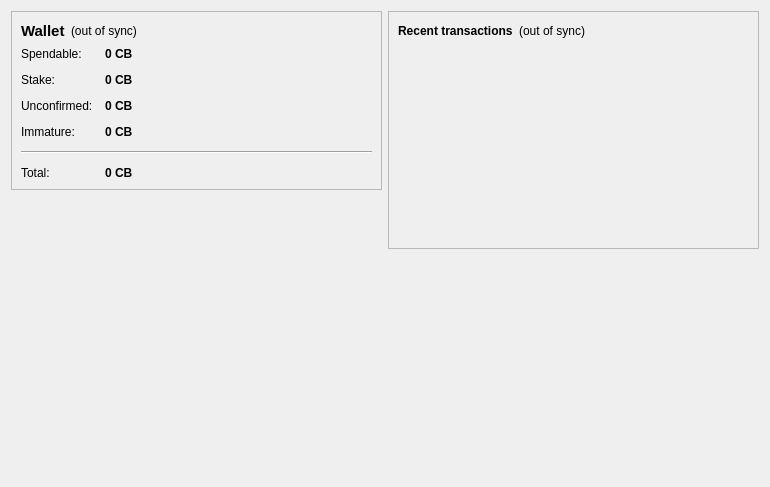
<?xml version="1.0" encoding="UTF-8"?>
<ui version="4.0">
 <class>OverviewPage</class>
 <widget class="QWidget" name="OverviewPage">
  <property name="geometry">
   <rect>
    <x>0</x>
    <y>0</y>
    <width>770</width>
    <height>487</height>
   </rect>
  </property>
  <property name="windowTitle">
   <string>Form</string>
  </property>
  <layout class="QHBoxLayout" name="horizontalLayout" stretch="1,1">
   <item>
    <layout class="QVBoxLayout" name="verticalLayout_2">
     <item>
      <widget class="QFrame" name="frame">
       <property name="frameShape">
        <enum>QFrame::StyledPanel</enum>
       </property>
       <property name="frameShadow">
        <enum>QFrame::Raised</enum>
       </property>
       <layout class="QVBoxLayout" name="verticalLayout_4">
        <item>
         <layout class="QHBoxLayout" name="horizontalLayout_4">
          <item>
           <widget class="QLabel" name="label_5">
            <property name="font">
             <font>
              <pointsize>11</pointsize>
              <weight>75</weight>
              <bold>true</bold>
             </font>
            </property>
            <property name="text">
             <string>Wallet</string>
            </property>
           </widget>
          </item>
          <item>
           <widget class="QLabel" name="labelWalletStatus">
            <property name="toolTip">
             <string>The displayed information may be out of date. Your wallet automatically synchronizes with the Cryptobyte network after a connection is established, but this process has not completed yet.</string>
            </property>
            <property name="styleSheet">
             <string notr="true"/>
            </property>
            <property name="text">
             <string notr="true">(out of sync)</string>
            </property>
            <property name="alignment">
             <set>Qt::AlignLeading|Qt::AlignLeft|Qt::AlignVCenter</set>
            </property>
           </widget>
          </item>
          <item>
           <spacer name="horizontalSpacer_2">
            <property name="orientation">
             <enum>Qt::Horizontal</enum>
            </property>
            <property name="sizeHint" stdset="0">
             <size>
              <width>40</width>
              <height>20</height>
             </size>
            </property>
           </spacer>
          </item>
         </layout>
        </item>
        <item>
         <layout class="QFormLayout" name="formLayout_2">
          <property name="fieldGrowthPolicy">
           <enum>QFormLayout::AllNonFixedFieldsGrow</enum>
          </property>
          <property name="horizontalSpacing">
           <number>12</number>
          </property>
          <property name="verticalSpacing">
           <number>12</number>
          </property>
          <item row="0" column="0">
           <widget class="QLabel" name="label">
            <property name="text">
             <string>Spendable:</string>
            </property>
           </widget>
          </item>
          <item row="0" column="1">
           <widget class="QLabel" name="labelBalance">
            <property name="font">
             <font>
              <weight>75</weight>
              <bold>true</bold>
             </font>
            </property>
            <property name="cursor">
             <cursorShape>IBeamCursor</cursorShape>
            </property>
            <property name="toolTip">
             <string>Your current spendable balance</string>
            </property>
            <property name="text">
             <string notr="true">0 CB</string>
            </property>
            <property name="textInteractionFlags">
             <set>Qt::LinksAccessibleByMouse|Qt::TextSelectableByKeyboard|Qt::TextSelectableByMouse</set>
            </property>
           </widget>
          </item>
          <item row="1" column="0">
           <widget class="QLabel" name="label_6">
            <property name="text">
             <string>Stake:</string>
            </property>
           </widget>
          </item>
          <item row="1" column="1">
           <widget class="QLabel" name="labelStake">
            <property name="font">
             <font>
              <weight>75</weight>
              <bold>true</bold>
             </font>
            </property>
            <property name="cursor">
             <cursorShape>IBeamCursor</cursorShape>
            </property>
            <property name="toolTip">
             <string>Total of coins that was staked, and do not yet count toward the current balance</string>
            </property>
            <property name="text">
             <string notr="true">0 CB</string>
            </property>
            <property name="textInteractionFlags">
             <set>Qt::LinksAccessibleByMouse|Qt::TextSelectableByKeyboard|Qt::TextSelectableByMouse</set>
            </property>
           </widget>
          </item>
          <item row="2" column="0">
           <widget class="QLabel" name="label_3">
            <property name="text">
             <string>Unconfirmed:</string>
            </property>
           </widget>
          </item>
          <item row="2" column="1">
           <widget class="QLabel" name="labelUnconfirmed">
            <property name="font">
             <font>
              <weight>75</weight>
              <bold>true</bold>
             </font>
            </property>
            <property name="cursor">
             <cursorShape>IBeamCursor</cursorShape>
            </property>
            <property name="toolTip">
             <string>Total of transactions that have yet to be confirmed, and do not yet count toward the current balance</string>
            </property>
            <property name="text">
             <string notr="true">0 CB</string>
            </property>
            <property name="textInteractionFlags">
             <set>Qt::LinksAccessibleByMouse|Qt::TextSelectableByKeyboard|Qt::TextSelectableByMouse</set>
            </property>
           </widget>
          </item>
          <item row="3" column="0">
           <widget class="QLabel" name="labelImmatureText">
            <property name="text">
             <string>Immature:</string>
            </property>
           </widget>
          </item>
          <item row="3" column="1">
           <widget class="QLabel" name="labelImmature">
            <property name="font">
             <font>
              <weight>75</weight>
              <bold>true</bold>
             </font>
            </property>
            <property name="toolTip">
             <string>Mined balance that has not yet matured</string>
            </property>
            <property name="text">
             <string notr="true">0 CB</string>
            </property>
            <property name="textInteractionFlags">
             <set>Qt::LinksAccessibleByMouse|Qt::TextSelectableByKeyboard|Qt::TextSelectableByMouse</set>
            </property>
           </widget>
          </item>
          <item row="4" column="0" colspan="2">
           <widget class="Line" name="line">
            <property name="orientation">
             <enum>Qt::Horizontal</enum>
            </property>
           </widget>
          </item>
          <item row="5" column="0">
           <widget class="QLabel" name="labelTotalText">
            <property name="text">
             <string>Total:</string>
            </property>
           </widget>
          </item>
          <item row="5" column="1">
           <widget class="QLabel" name="labelTotal">
            <property name="font">
             <font>
              <weight>75</weight>
              <bold>true</bold>
             </font>
            </property>
            <property name="cursor">
             <cursorShape>IBeamCursor</cursorShape>
            </property>
            <property name="toolTip">
             <string>Your current total balance</string>
            </property>
            <property name="text">
             <string notr="true">0 CB</string>
            </property>
            <property name="textInteractionFlags">
             <set>Qt::LinksAccessibleByMouse|Qt::TextSelectableByKeyboard|Qt::TextSelectableByMouse</set>
            </property>
           </widget>
          </item>
         </layout>
        </item>
       </layout>
      </widget>
     </item>
     <item>
      <spacer name="verticalSpacer">
       <property name="orientation">
        <enum>Qt::Vertical</enum>
       </property>
       <property name="sizeHint" stdset="0">
        <size>
         <width>20</width>
         <height>40</height>
        </size>
       </property>
      </spacer>
     </item>
     <item>
      <widget class="QLabel" name="label_2">
       <property name="autoFillBackground">
        <bool>true</bool>
       </property>
       <property name="text">
        <string/>
       </property>
       <property name="pixmap">
        <pixmap resource="../bitcoin.qrc">:/icons/mainlogo</pixmap>
       </property>
       <property name="scaledContents">
        <bool>false</bool>
       </property>
       <property name="margin">
        <number>0</number>
       </property>
      </widget>
     </item>
    </layout>
   </item>
   <item>
    <layout class="QVBoxLayout" name="verticalLayout_3">
     <item>
      <widget class="QFrame" name="frame_2">
       <property name="frameShape">
        <enum>QFrame::StyledPanel</enum>
       </property>
       <property name="frameShadow">
        <enum>QFrame::Raised</enum>
       </property>
       <layout class="QVBoxLayout" name="verticalLayout">
        <item>
         <layout class="QHBoxLayout" name="horizontalLayout_2">
          <item>
           <widget class="QLabel" name="label_4">
            <property name="text">
             <string>&lt;b&gt;Recent transactions&lt;/b&gt;</string>
            </property>
           </widget>
          </item>
          <item>
           <widget class="QLabel" name="labelTransactionsStatus">
            <property name="toolTip">
             <string>The displayed information may be out of date. Your wallet automatically synchronizes with the Cryptobyte network after a connection is established, but this process has not completed yet.</string>
            </property>
            <property name="styleSheet">
             <string notr="true"/>
            </property>
            <property name="text">
             <string notr="true">(out of sync)</string>
            </property>
            <property name="alignment">
             <set>Qt::AlignRight|Qt::AlignTrailing|Qt::AlignVCenter</set>
            </property>
           </widget>
          </item>
          <item>
           <spacer name="horizontalSpacer">
            <property name="orientation">
             <enum>Qt::Horizontal</enum>
            </property>
            <property name="sizeHint" stdset="0">
             <size>
              <width>40</width>
              <height>20</height>
             </size>
            </property>
           </spacer>
          </item>
         </layout>
        </item>
        <item>
         <widget class="QListView" name="listTransactions">
          <property name="styleSheet">
           <string notr="true">QListView { background: transparent; }</string>
          </property>
          <property name="frameShape">
           <enum>QFrame::NoFrame</enum>
          </property>
          <property name="verticalScrollBarPolicy">
           <enum>Qt::ScrollBarAlwaysOff</enum>
          </property>
          <property name="horizontalScrollBarPolicy">
           <enum>Qt::ScrollBarAlwaysOff</enum>
          </property>
          <property name="selectionMode">
           <enum>QAbstractItemView::NoSelection</enum>
          </property>
         </widget>
        </item>
       </layout>
      </widget>
     </item>
     <item>
      <spacer name="verticalSpacer_2">
       <property name="orientation">
        <enum>Qt::Vertical</enum>
       </property>
       <property name="sizeHint" stdset="0">
        <size>
         <width>20</width>
         <height>40</height>
        </size>
       </property>
      </spacer>
     </item>
    </layout>
   </item>
  </layout>
 </widget>
 <resources>
  <include location="../bitcoin.qrc"/>
 </resources>
 <connections/>
</ui>
